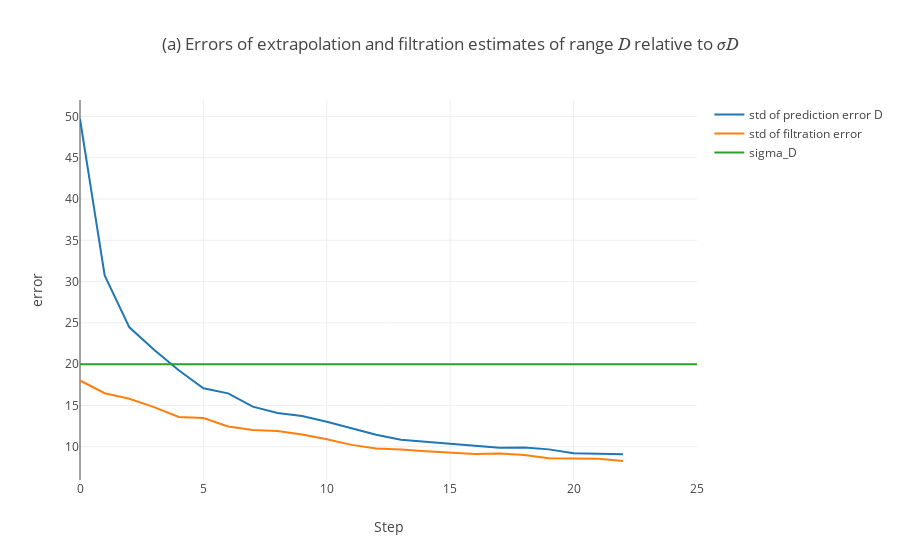

Source (notebook cell):
### Code cell
data = [
    go.Scatter(
        y = eD[3:],
        name='std of prediction error D'
    ),
    go.Scatter(
        y = eD_[3:],
        name='std of filtration error'
    ),
    go.Scatter(
        y = sigma_D,
        name='sigma_D'
    ),
]

layout= go.Layout(
    title= '(a) Errors of extrapolation and filtration estimates of range 𝐷 relative to 𝜎𝐷',
    xaxis= dict(
        title= 'Step',
    ),
    yaxis=dict(
        title= 'error',
    ),
    showlegend= True
)
fig= go.Figure(data=data, layout=layout)
iplot(fig)

### Figure 1 — Plotly figure (JSON) as saved in the notebook; plotly's stock layout.template omitted (floating-point values rounded to 4 significant figures)
{"data": [{"name": "std of prediction error D", "type": "scatter", "uid": "8f95f102-d324-11e8-bc2e-320015d81da0", "y": [49.69, 30.76, 24.46, 21.76, 19.26, 17.09, 16.46, 14.85, 14.08, 13.72, 13.02, 12.26, 11.44, 10.86, 10.65, 10.37, 10.13, 9.876, 9.918, 9.681, 9.21, 9.142, 9.102]}, {"name": "std of filtration error", "type": "scatter", "uid": "8f95f710-d324-11e8-968f-320015d81da0", "y": [18.02, 16.48, 15.81, 14.8, 13.61, 13.48, 12.45, 12.03, 11.92, 11.48, 10.91, 10.22, 9.784, 9.671, 9.465, 9.302, 9.112, 9.191, 9.002, 8.606, 8.563, 8.549, 8.273]}, {"name": "sigma_D", "type": "scatter", "uid": "8f95fb7a-d324-11e8-9ad2-320015d81da0", "y": [20, 20, 20, 20, 20, 20, 20, 20, 20, 20, 20, 20, 20, 20, 20, 20, 20, 20, 20, 20, 20, 20, 20, 20, 20, 20]}], "layout": {"showlegend": true, "title": "(a) Errors of extrapolation and filtration estimates of range 𝐷 relative to 𝜎𝐷", "xaxis": {"title": "Step"}, "yaxis": {"title": "error"}}}
